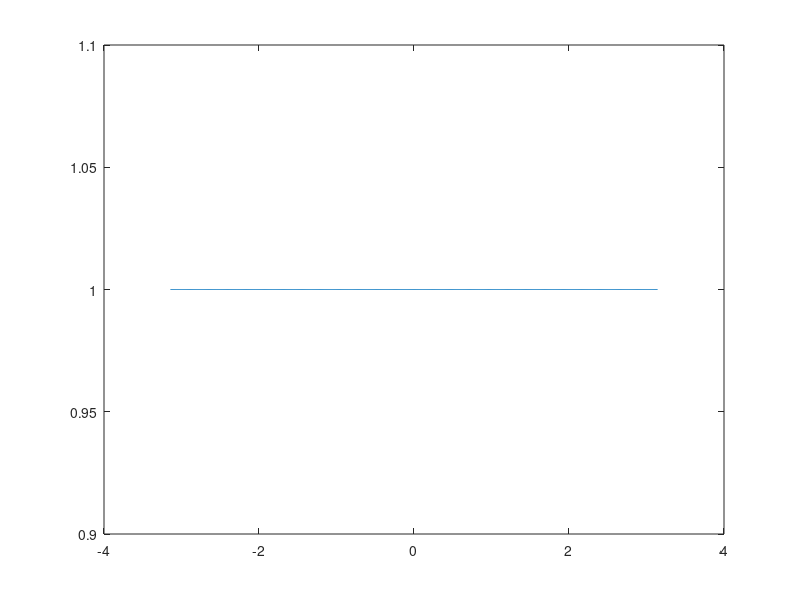

Here is the MATLAB script that generated this plot:
NBases = 22;
compute_all_eigs = 1;
Xp = zeros( 2 * NBases + 1 );

for k = -NBases:NBases
    Xp( k + NBases + 1, k + NBases + 1 ) = -1i * k;
end

if ( compute_all_eigs )
    % the following code does not do a great job of computing the eigenvalues
    % probably due to some scaling issue, but the true reason is unclear
    % [ V, D ] = eig( Xp );
    % this works a bit better
    [ V, D ] = eig( Xp, eye( size( Xp ) ));
    
    zeroeig = [];
    for k = 1:length(D)
        if ( D( k, k ) == 0 )
            zeroeig = [ zeroeig; k ];
        end
    end
else
    % this works fast
    [ V, D ] = eigs( Xp, eye( size( Xp ) ), 1, 1e-5 );
    
    zeroeig = 1;
end

% zeroeig = 2 * NBases + 1;
NSamples = 1001;
x = linspace( -pi, pi, NSamples );
out = zeros( 1, NSamples );
for j = 1:NSamples
    for k = -NBases:NBases
        out( j ) = out( j ) + V( k + NBases + 1, zeroeig( 1 ) ) * exp( 1i * k * x( j ) );
    end
end

figure; plot( x, out );


